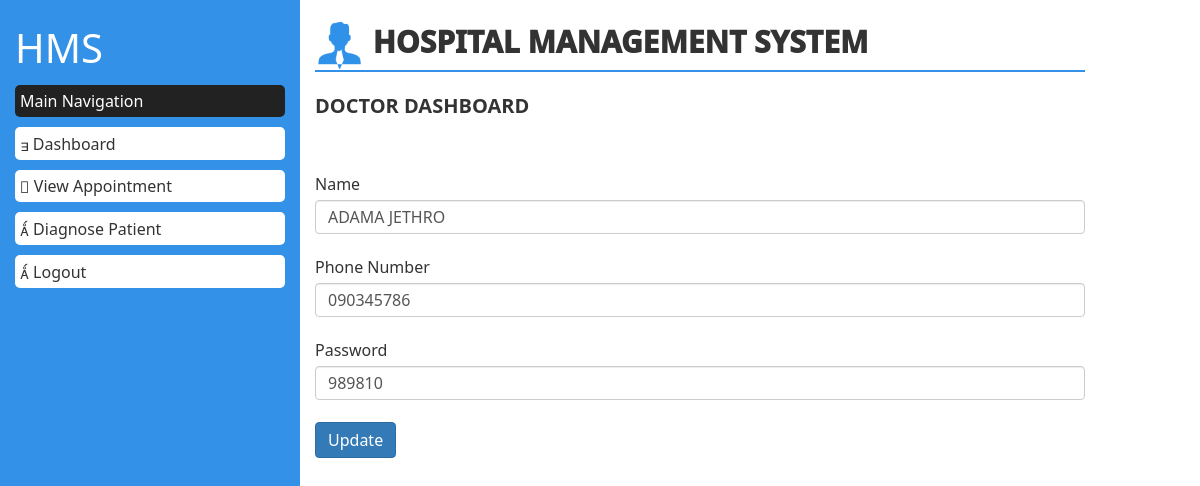
The page /doctor/edit_profile.php (signed in) on the database its author committed.
### tables this page shows
CREATE TABLE `doctor` (
  `id` int(11) NOT NULL auto_increment,
  `name` varchar(40) NOT NULL,
  `email` varchar(40) NOT NULL,
  `gsm` varchar(20) NOT NULL,
  `pword` varchar(20) NOT NULL,
  `spec` varchar(50) NOT NULL,
  PRIMARY KEY  (`id`)
);

### doctor/edit_profile.php (the view, shortened to what this page needs)
<?php
$email = $_SESSION['email'];
include("../server.php");
include("../db_connection.php");
$sql = "SELECT * FROM doctor WHERE email = '$email'";
$run = mysqli_query($dbcon,$sql);
$row = mysqli_fetch_assoc($run);
$name = $row['name'];
$gsm = $row['gsm'];
$pword = $row['pword'];
 ?>
<!DOCTYPE html>
<html>
<head>
	<link rel="stylesheet" type="text/css" href="../bootstrap-3.3.7-dist/css/bootstrap.min.css">
	<link rel="stylesheet" type="text/css" href="../css/style.css">
</head>
<body>
	<section id="pdash">
		<div class="container-fluid">
			<div class="row">
				<div class="col-md-3">
					<h3>HMS</h3>
					<h4>Main Navigation</h4>
					<a href="dashboard.php" style="color: #333;text-decoration: none;"><p><span class="glyphicon glyphicon-home"></span> Dashboard</p></a>
					<a href="appoint.php" style="color: #333;text-decoration: none;"><p><span class="glyphicon glyphicon-edit"></span> View Appointment</p></a>
					<a href="diagnose.php" style="color: #333;text-decoration: none;"><p><span class="glyphicon glyphicon-th-large"></span> Diagnose Patient</p></a>
						<a href="../index.php" style="color: #333;text-decoration: none;"><p><span class="glyphicon glyphicon-th-large"></span> Logout</p></a>
				</div>
				<div class="col-md-8">
					<h3 style="font-size: 30px !important;font-weight: 1000 !important"><img src="../images/grid-img1.png" style="width: 50px;height: 50px"> HOSPITAL MANAGEMENT SYSTEM </h3>
					<h1>DOCTOR DASHBOARD</h1>
					<br>
				<br>
						<form action="edit_profile.php" method="POST">
							<label>Name</label>
							<input type="hidden" name="email" class="form-control" value="<?php echo $email; ?>"><br>
							<input type="text" name="name" class="form-control" value="<?php echo $name; ?>"><br>
							<label>Phone Number</label>
							<input type="text" name="gsm" class="form-control" value="<?php echo $gsm; ?>"><br>
							<label>Password</label>
							<input type="text" name="pword" class="form-control" value="<?php echo $pword; ?>"><br>
							<button name="upddoc" class="btn btn-primary">Update</button>
						</form>
				</div>
			</div>
		</div>
	</section>
</body>
</html>

### css/style.css (style rules this page uses)
* { margin: 0; padding: 0; font: 16px "Segoe UI" , Tahoma, Verdana, Tahoma, Arial, "Helvetica Neue" , Helvetica, Sans-Serif !important; }
#pdash .col-md-3 { background-color: #3391E7; height: 100vh; }
#pdash .col-md-3 h3 { font-size: 40px !important; color: #fff; font-weight: 1000; }
#pdash .col-md-3 h4 { color: #fff; background-color: #222; padding: 5px; border-radius: 5px; }
#pdash .col-md-3 p { color: #333; background-color: #fff; padding: 5px; border-radius: 5px; }
#pdash .col-md-8 h3 { border-bottom: 2px solid #3391E7; }
#pdash .col-md-8 h1 { font-size: 20px !important; font-weight: 600 !important; }

### rows shown on the page
doctor: name "ADAMA JETHRO", gsm "090345786", pword "989810"
